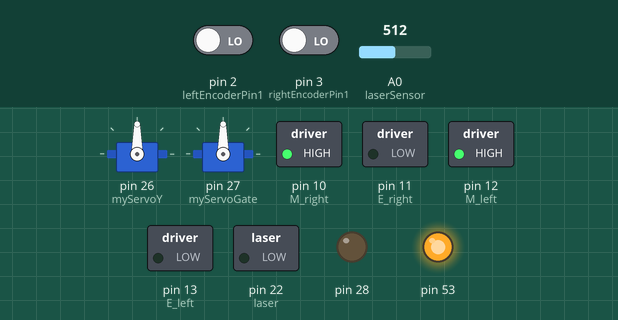
Simulated run of this sketch. Board: Arduino Mega 2560, built with avr-gcc and run on an emulated ATmega2560. On the bench: 2 × servo, switched loads named in the sketch (green lamp = pin HIGH), output pins drawn as LEDs (lit = HIGH). The test bench sets the inputs (shaded band); at power-on: pin 2 (leftEncoderPin1) LOW, pin 3 (rightEncoderPin1) LOW, A0 (laserSensor) = 512. What the sketch prints to the serial monitor is not drawn.

Above: at 0.1 s.
At 2.15 s:
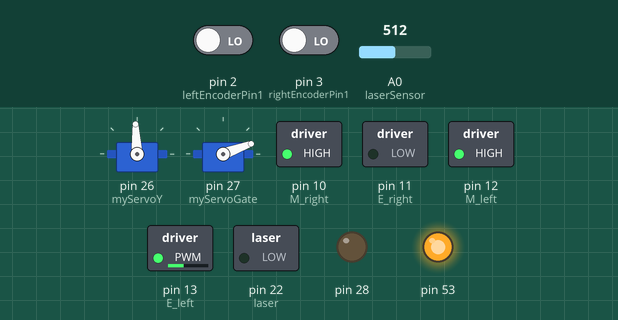
At 2.5 s:
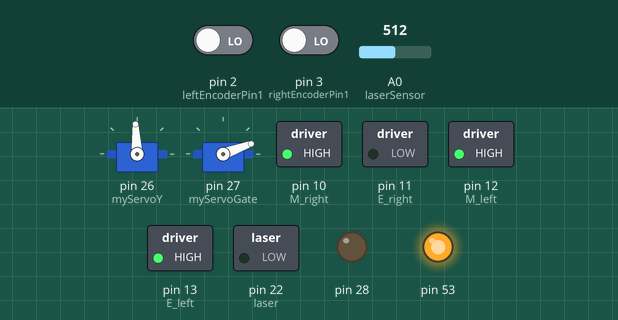
At 7.2 s:
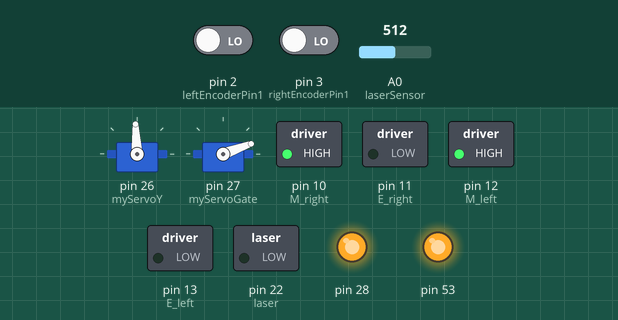
At 9.2 s:
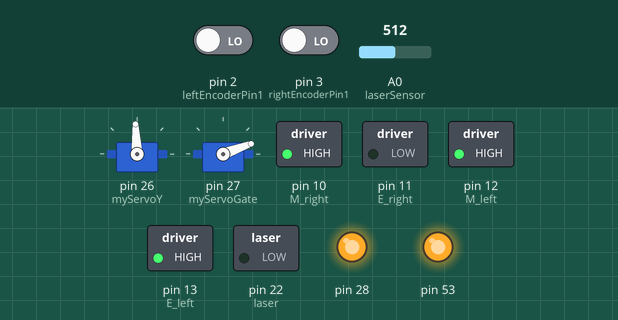
Timing chart, 0 to 10.7 s (numbered marks = the images above):
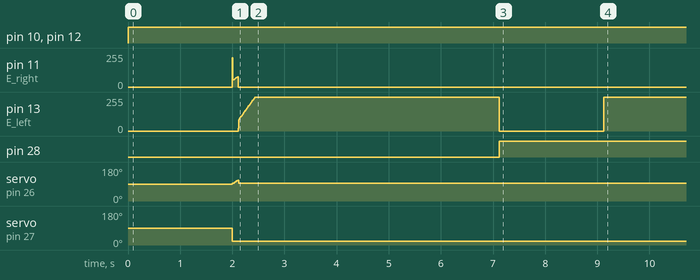

The sketch:

position.ino
```cpp
#include "Servo.h"
#include "Pixy.h"
#include "SPI.h"
#include "Far.h"
#include "PID_v1.h"
#include "ContainerCmd.h"

Servo myServoY, myServoGate;
Pixy pixy;

// laser set
int laserSensor = A0;  // analog pin used to detect laser
int laser = 22;   // digital pin used to turn laser on
int const DGateIdle = 100;
int const DGateShut = 101;
int DGatestate = DGateShut; // initial state of the gate is closed
int value;

// pixy set
const int DesiredLoc[2] = { 160, 100 }; //Desired y value of the ball (Max y=199)
										//Desired x value of the ball (Max x=319)
int x = 0;
int y = 0;
double angle = 93;
int  i = 0;
int signature;
int k = 0;
int scanResult[4] = { 0, 0, 0, 0 };
int *P_scanRe = &scanResult[0];
int scanResultHist[4] = { 0, 0, 0, 0 };
int *P_scanReHis = &scanResultHist[0];
int CtlCmd[4] = { 0,0,0,0 };
int *P_CtlCmd = &CtlCmd[0];

//judge if the robot is close to the ball
int Close = 0;
int Close_count = 0;
int Stop = 0;
int Stop_count = 0;
int RST = 0; // if RST=1, reset the robot
int Speed = 0; // High or Low Speed
int ContainerRST = 1; // RST to find the container

			   // Motor set
int DCMotorEncP[2] = { 32,30 };
// define Motors
//Motor LeftMotor(13,12), RightMotor(11,10);
int EN1 = 13;
int DIR1 = 12;
int EN2 = 11;
int DIR2 = 10;//13 for EN1, 12 for DIR1, 11 for EN2, 10 for DIR2

			  // Motor control
			  //Left encoder def
const byte leftEncoderPin1 = 2;
const byte leftEncoderPin2 = 4;

//Right encoder def
const byte rightEncoderPin1 = 3;
const byte rightEncoderPin2 = 5;

//Left motor
int E_left = 13; //The enabling of L298PDC motor driver board connection to the digital interface port 5
int M_left = 12; //The enabling of L298PDC motor driver board connection to the digital interface port 4

				 //Right motor
int E_right = 11; //The enabling of L298PDC motor driver board connection to the digital interface port 5
int M_right = 10; //The enabling of L298PDC motor driver board connection to the digital interface port 4

byte LeftEncoderPin1Last;
byte RightEncoderPin1Last;

double leftDuration, leftAbs_duration;//the number of the pulses
double rightDuration, rightAbs_duration;//the number of the pulses

bool leftDirection;//the rotation direction
bool rightDirection;//the rotation direction

bool leftResult;
bool rightResult;

double leftThrottle;//Power supplied to the motor PWM value.
double rightThrottle;

double leftSetpoint;
double rightSetpoint;

double leftKs[3] = { 1, 10, 0.2 };
double rightKs[3] = { 1, 10, 0.2 };

PID leftPID(&leftAbs_duration, &leftThrottle, &leftSetpoint, leftKs[0], leftKs[1], leftKs[2], DIRECT);
PID rightPID(&rightAbs_duration, &rightThrottle, &rightSetpoint, rightKs[0], rightKs[1], rightKs[2], DIRECT);

// structure parameters
bool exeOnce = true;
unsigned long stopStartingTime = 0;
int globalState = 0; // global state, 0 for initial advance, 1 for search and catch the ball, 2 for search the gate, 3 for release the ball
unsigned long outOfViewStartingTime = millis();

void setup() {
	pinMode(laser, OUTPUT);
	pinMode(laserSensor, INPUT);
	//   pinMode(EN1,OUTPUT);
	//   pinMode(DIR1,OUTPUT);
	//   pinMode(EN2,OUTPUT);
	//   pinMode(DIR2,OUTPUT);
	myServoY.attach(26);
	myServoGate.attach(27);
	Serial.begin(9600);
	pixy.init();
	leftIni(0);
	rightIni(0);
	pinMode(28, OUTPUT);
	//driver.init();

}

void loop() {
	Serial.println(globalState);
	if (globalState == 0)
	{
		Move(200, 200);
		delay(2000);
		globalState = 1;
		digitalWrite(28, LOW);
	}
	else if (globalState == 1)
	{
		ScanAndCatchBall();
		digitalWrite(28, LOW);
	}
	else if (globalState == 2)
	{
		leftStop();
		rightStop();
		digitalWrite(28, HIGH);
   delay(2000);
		//SendMsg(101);
		//OpenGarageDoor(1);
		// SearchGate(); //=======================================
    globalState = 3;
	}
  else if (globalState == 3)
  {
    if ( ContainerRST == 1) //reset
  {
    Close = 0;
    Stop = 0;
    Close_count = 0;
    Stop_count = 0;
    angle = 93;
    ContainerRST = 0;
  }
    ScanContainer();
  }
  else if (globalState == 4){
    Move(-100,-100);
    delay(2000);
    digitalWrite(28, LOW);
    globalState = 5;
  }
  else{
    leftStop();
    rightStop();
    digitalWrite(laser, LOW);
    myServoGate.write(20);

  }
}

void ScanAndCatchBall()
{
	if (!Stop)
	{
		RST = 0;
		myServoY.write(angle);// write the angle
							  //Serial.println(angle);
		angle = 100 * myServoY.read();// read the angle

		if (angle <= 8800)
		{
			Close_count++;
		}
		else
		{
			Close_count = 0;
			Speed = 1;
		} // judge if the car is close to the balls

		if (angle <= 7000)
		{
			Stop_count++;
		}
		else {
			Stop_count = 0;
		}// judge if the car is very close to the balls

		if (Close_count >= 5)
		{
			Close = 1;
			Speed = 0;
		}

		if (Stop_count >= 5)
		{
			Stop = 1;
		}


		Scan(P_scanRe, P_scanReHis); // Get and Store the scan reults


		Far(P_scanRe, P_scanReHis, &DesiredLoc[0], k, &angle, P_CtlCmd, &outOfViewStartingTime, &globalState);// give the control cmd

		k = CtlCmd[3]; // robustness para
		angle = double(CtlCmd[2]) / double(100); // ServoY angle

		if (k >= 10) // the ball is out of the view
		{
			RST = 1;
		}

		exeOnce = true;
	}
	else { //Stop pixy's scaning
		myServoY.write(93);
	}

	if (exeOnce)
	{
		stopStartingTime = millis();
		exeOnce = false;
	}
	long stopCurrentTime = millis();
	long stopDeltaT = stopCurrentTime - stopStartingTime;


	if (stopDeltaT > 3000)
	{
		RST = 1;
	}

	if (Close == 1)
	{
		digitalWrite(laser, HIGH); // open the laser head
	}
	else {
		digitalWrite(laser, LOW); // close the laser head
	}

	value = analogRead(laserSensor);   // reads the laser detection value
									   // outputs the laser detection value to the serial monitor


	CarGateCtl(Close);

	if (RST == 1) //reset
	{
		Close = 0;
		Stop = 0;
		Close_count = 0;
		Stop_count = 0;
		angle = 93;
	}

	DCMotorCtl(CtlCmd[0], CtlCmd[1]);
	delay(10); //sample period
}


void Scan(int* p1, int* p2)
{
	for (int j = 0; j<4; j++)
	{
		*(p2 + j) = *(p1 + j);
	}// Store results

	int width = 0;
	int height = 0;
	uint16_t blocks;
	blocks = pixy.getBlocks();  //receive data from pixy
	signature = pixy.blocks[i].signature;    //get object's signature
	x = pixy.blocks[i].x;                    //get x position
	y = pixy.blocks[i].y;                    //get y position
	width = pixy.blocks[i].width;            //get width
	height = pixy.blocks[i].height;          //get height
	int result[4] = { x,y,width,height };
	for (int j = 0; j<4; j++)
	{
		*(p1 + j) = result[j];
	}
}


void CarGateCtl(int if_close)
{
	if ((if_close) && (RST == 0))
	{
		DGatestate = DGateIdle;
	}
	else
	{
		DGatestate = DGateShut;
	}
	switch (DGatestate) {
	case DGateIdle:
		myServoGate.write(150); //openGate;
								// sets the servo position according to the scaled value
		if (value < 300) {
			DGatestate = DGateShut;
			RST = 1;
		}
		break;
	case DGateShut:
		myServoGate.write(20); //closeGate;
							   // sets the servo position according to the scaled value
		break;
	}
}


void DCMotorCtl(bool FWD, int degree)
{
	double  DesiredSpeed1;
	double  DesiredSpeed2;
	if (Stop)
	{
		DesiredSpeed1 = 25;
		DesiredSpeed2 = 25;
	}
	else {
		if (FWD) {
			if (Speed) {// High Speed
				DesiredSpeed1 = 120;
				DesiredSpeed2 = 120;
			}
			else { // Low Speed
				DesiredSpeed1 = 40;
				DesiredSpeed2 = 40;
			}
		}
		else {
			if (degree>0) { // turn right
				if (degree>20)
				{
					DesiredSpeed1 = 60;
					DesiredSpeed2 = 0;
				}
				else
				{
					DesiredSpeed1 = 30;
					DesiredSpeed2 = 0;
				}
			}
			else { // turn left
				if (abs(degree)>20)
				{
					DesiredSpeed1 = 0;
					DesiredSpeed2 = 60;
				}
				else
				{
					DesiredSpeed1 = 0;
					DesiredSpeed2 = 30;
				}
			}
		}
	}

	Move(DesiredSpeed1, DesiredSpeed2);


}

//Garage Door Ctl

//void OpenGarageDoor(bool toOpen)
//{
//	const uint8_t *msg = "H";
//  if(toOpen)
//  {
//	  driver.send((uint8_t *)msg, strlen(msg));
//  }
//  else
//  {
//	  driver.send((uint8_t *)msg, strlen(msg));
//  }
//  driver.waitPacketSent();
//  Serial.println("OPEN");
//}

// Motor control
void leftIni(int setPt)
{
	// Serial.begin(9600);//Initialize the serial port
	pinMode(M_left, OUTPUT);   //L298P Control port settings DC motor driver board for the output mode
	pinMode(E_left, OUTPUT);
	leftSetpoint = setPt;  //Set the output value of the PID
	leftPID.SetMode(AUTOMATIC);//PID is set to automatic mode
	leftPID.SetSampleTime(10);//Set PID sampling frequency is 100ms
	leftDirection = true;//default -> Forward
	pinMode(leftEncoderPin2, INPUT);
	attachInterrupt(0, leftWheelSpeed, CHANGE);
}

void rightIni(int setPt)
{
	pinMode(M_right, OUTPUT);   //L298P Control port settings DC motor driver board for the output mode
	pinMode(E_right, OUTPUT);
	rightSetpoint = setPt;  //Set the output value of the PID
	rightPID.SetMode(AUTOMATIC);//PID is set to automatic mode
	rightPID.SetSampleTime(10);//Set PID sampling frequency is 100ms
	rightDirection = true;//default -> Forward
	pinMode(leftEncoderPin2, INPUT);
	attachInterrupt(1, rightWheelSpeed, CHANGE);
}

void leftWheelSpeed()
{
	int leftLstate = digitalRead(leftEncoderPin1);
	if ((LeftEncoderPin1Last == LOW) && leftLstate == HIGH)
	{
		int val = digitalRead(leftEncoderPin2);
		if (val == LOW && leftDirection)
		{
			leftDirection = false; //Reverse
		}
		else if (val == HIGH && !leftDirection)
		{
			leftDirection = true;  //Forward
		}
	}
	LeftEncoderPin1Last = leftLstate;

	if (!leftDirection)  leftDuration++;
	else  leftDuration--;
}

void rightWheelSpeed()
{
	int rightLstate = digitalRead(rightEncoderPin1);
	if ((RightEncoderPin1Last == LOW) && rightLstate == HIGH)
	{
		int val = digitalRead(rightEncoderPin2);
		if (val == LOW && rightDirection)
		{
			rightDirection = false; //Reverse
		}
		else if (val == HIGH && !rightDirection)
		{
			rightDirection = true;  //Forward
		}
	}
	RightEncoderPin1Last = rightLstate;

	if (!rightDirection)  rightDuration++;
	else  rightDuration--;

}

void leftMoveFwd()//Motor Forward
{
	digitalWrite(M_left, HIGH);
	analogWrite(E_left, leftThrottle);
}

void rightMoveFwd()//Motor Forward
{
	digitalWrite(M_right, HIGH);
	analogWrite(E_right, rightThrottle);
}

void leftMoveBwd()//Motor reverse
{
	digitalWrite(M_left, LOW);
	analogWrite(E_left, leftThrottle);
}

void rightMoveBwd()//Motor Forward
{
	digitalWrite(M_right, LOW);
	analogWrite(E_right, rightThrottle);
}

void leftStop()//Motor stops
{
	digitalWrite(E_left, LOW);
}

void rightStop()
{
	digitalWrite(E_right, LOW);
}

void Move(int LsetPt, int RsetPt)
{
	if (LsetPt>0)
	{
		leftMoveFwd();
	}
	else if (LsetPt<0) {
		leftMoveBwd();
	}
	else {
		leftStop();
	}
	leftSetpoint = abs(LsetPt);

	leftAbs_duration = abs(leftDuration);
	leftResult = leftPID.Compute();//PID conversion is complete and returns 1
	if (leftResult)
	{
		//      Serial.print("Left Throttle: ");
		//      Serial.println(leftThrottle);
		//      Serial.print("Left Pulse: ");
		//      Serial.println(leftDuration);
		//       Serial.println(" ");
		leftDuration = 0; //Count clear, wait for the next count
	}


	if (RsetPt>0)
	{
		rightMoveFwd();
	}
	else if (RsetPt<0) {
		rightMoveBwd();
	}
	else {
		rightStop();
	}
	rightSetpoint = abs(RsetPt);

	rightAbs_duration = abs(rightDuration);
	rightResult = rightPID.Compute();//PID conversion is complete and returns 1
	if (rightResult)
	{
		//      Serial.print("Right Throttle: ");
		//      Serial.println(rightThrottle);
		//
		//      Serial.print("Right Pulse: ");
		//      Serial.println(rightDuration);
		//      Serial.println("  ");
		rightDuration = 0; //Count clear, wait for the next count
	}
}

void ScanContainer()
{
  if (!Stop)
  {
    RST = 0;
    myServoY.write(angle);// write the angle
                //Serial.println(angle);
    angle = 100 * myServoY.read();// read the angle

    if (angle <= 8800)
    {
      Close_count++;
    }
    else
    {
      Close_count = 0;
      Speed = 1;
    } // judge if the car is close to the balls

    if (angle <= 7000)
    {
      Stop_count++;
    }
    else {
      Stop_count = 0;
    }// judge if the car is very close to the balls

    if (Close_count >= 5)
    {
      Close = 1;
      Speed = 0;
    }

    if (Stop_count >= 5)
    {
      Stop = 1;
    }


    Scan(P_scanRe, P_scanReHis); // Get and Store the scan reults


    ContainerCmd(P_scanRe, P_scanReHis, &DesiredLoc[0], k, &angle, P_CtlCmd);// give the control cmd

    k = CtlCmd[3]; // robustness para
    angle = double(CtlCmd[2]) / double(100); // ServoY angle

    if (k >= 10) // the ball is out of the view
    {
      RST = 1;
    }

    exeOnce = true;
  }
  else { //Stop pixy's scaning
    myServoY.write(93);
  }

  if (exeOnce)
  {
    stopStartingTime = millis();
    exeOnce = false;
  }
  long stopCurrentTime = millis();
  long stopDeltaT = stopCurrentTime - stopStartingTime;


  if (stopDeltaT > 3000)
  {
    RST = 1;
  }

  if (Close == 1)
  {
    digitalWrite(laser, HIGH); // open the laser head
    myServoGate.write(150); //openGate;
  }
  else {
    digitalWrite(laser, LOW); // close the laser head
    myServoGate.write(20); //openGate;
  }

  value = analogRead(laserSensor);   // reads the laser detection value
                     // outputs the laser detection value to the serial monitor

  if ((Close == 1) && (value<300))
  {
    globalState = 4;
  }


  if (RST == 1) //reset
  {
    Close = 0;
    Stop = 0;
    Close_count = 0;
    Stop_count = 0;
    angle = 93;
  }

  DCMotorCtl(CtlCmd[0], CtlCmd[1]);
  delay(10); //sample period
}
```

ContainerCmd.h
```cpp
void ContainerCmd(int* scanResult, int* scanResultHist, int* DesiredLoc, int k, double* angle, int* P_CtlCmd)
{
  bool FWD = 0;
  int angX = 0;
  int angY = 0;
  int errorX = *(DesiredLoc) - *(scanResult);
  int errorY = *(1+DesiredLoc) - *(1+scanResultHist);

  if (*(1+scanResult)==*(1+scanResultHist)) // to check how many times y keeps immutable
  {
    k++ ;

  }
  else
  {
    k = 0;
  }

  // Determin angX
  if (k>10) // the ball is out of the view
  {
   // unsigned long outofviewcurrenttime = millis();

//    if (outofviewcurrenttime - *(outOfViewStartingTime) > 5000)
//    {
//      *(globalState) = 2;
//    }

    if (errorX > 0)
    {
      FWD = 0;
      angX = 30; //Turn left
    }
    else
    {
      FWD = 0;
      angX = -30; //Turn right
    }
  }
  else
  {
   // *(outOfViewStartingTime) = millis();
    if (abs(errorX)>=10) //to avoid the tiny disturbance
    {
      if (errorX>0)
      {
        FWD = 0;// turn left
        angX = -1;
      }
      else
      {
        FWD = 0;//turn right
        angX = 1;
      }
    }
    else
    {
      FWD = 1; //go straight
      angX = 0;
    }
  }

 // determine angY
  double ang= *angle;
  if (abs(errorY)>=8) //to avoid the tiny disturbance
  {
    double Dec = 100; // a constant which reflects the relationship between Y and angle
    double delta = double(errorY) / Dec;
    delta = 9*atan(delta)/3.14; // delta angle
    ang = ang + delta*100;
  }
  angY=int(ang);
  if (k>=10)
  {
    angY=*angle+(9300-*angle)/2;
  }
  int result[4] = {FWD, angX, angY, k};

  for(int j=0;j<4;j++)
  {
  *(P_CtlCmd+j)=result[j];
  }
  //return result; //angle = 100 * angle as a int.
}
```

Far.h
```cpp
void Far(int* scanResult, int* scanResultHist, int* DesiredLoc, int k, double* angle, int* P_CtlCmd, unsigned long* outOfViewStartingTime, int* globalState)
{
	bool FWD = 0;
	int angX = 0;
	int angY = 0;
	int errorX = *(DesiredLoc) - *(scanResult);
	int errorY = *(1+DesiredLoc) - *(1+scanResultHist);

	if (*(1+scanResult)==*(1+scanResultHist)) // to check how many times y keeps immutable
	{
		k++ ;

	}
	else
	{
		k = 0;
	}

	// Determin angX
	if (k>10) // the ball is out of the view
  {
    unsigned long outofviewcurrenttime = millis();

    if (outofviewcurrenttime - *(outOfViewStartingTime) > 5000)
    {
      *(globalState) = 2;
    }

    if (errorX > 0)
    {
    	FWD = 0;
    	angX = 30; //Turn left
    }
    else
    {
    	FWD = 0;
    	angX = -30; //Turn right
    }
  }
  else
  {
    *(outOfViewStartingTime) = millis();
  	if (abs(errorX)>=10) //to avoid the tiny disturbance
  	{
    	if (errorX>0)
    	{
      	FWD = 0;// turn left
      	angX = -1;
    	}
    	else
    	{
      	FWD = 0;//turn right
      	angX = 1;
    	}
  	}
  	else
  	{
  		FWD = 1; //go straight
  		angX = 0;
  	}
  }

 // determine angY
  double ang= *angle;
  if (abs(errorY)>=8) //to avoid the tiny disturbance
  {
    double Dec = 100; // a constant which reflects the relationship between Y and angle
    double delta = double(errorY) / Dec;
    delta = 9*atan(delta)/3.14; // delta angle
    ang = ang + delta*100;
	}
  angY=int(ang);
  if (k>=10)
  {
    angY=*angle+(9300-*angle)/2;
  }
	int result[4] = {FWD, angX, angY, k};

  for(int j=0;j<4;j++)
  {
  *(P_CtlCmd+j)=result[j];
  }
	//return result; //angle = 100 * angle as a int.
}
```

Source omitted: Pixy.h (3379 bytes), TPixy.h (6090 bytes)

Measured:
- by itself, pin 10 (M_right), pin 12 (M_left): LOW → HIGH at 0.00 s
- by itself, pin 28: LOW → HIGH at 7.1 s
- by itself, servo on pin 26 (myServoY): 90° → 93° at 2.0 s
- by itself, servo on pin 27 (myServoGate): 90° → 20° at 2.0 s
